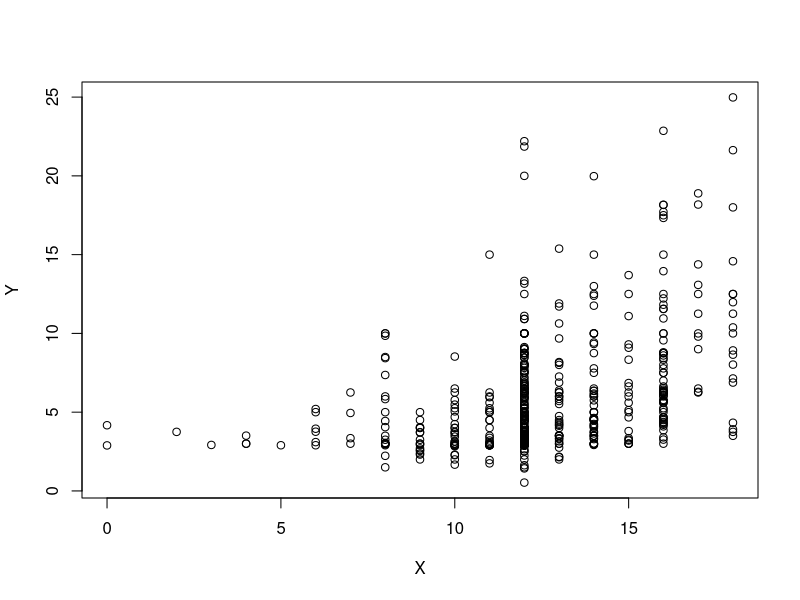
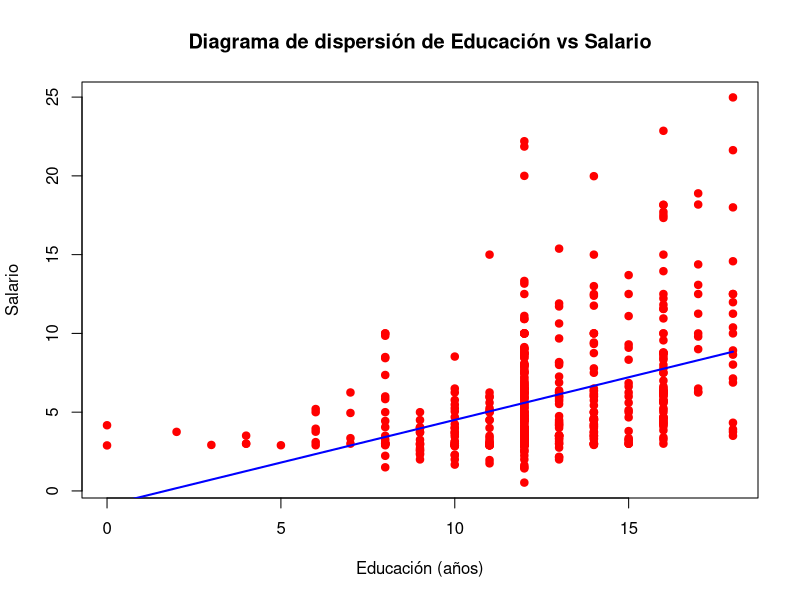

Generate these figures, in order, with R:
## ---- chunk 1
knitr::opts_chunk$set(echo = TRUE)
## ---- chunk 2
library(dplyr)
## ---- chunk 3
tabla_1<-read.csv("wage1.csv")
head(tabla_1)

n <- length(tabla_1$wage)
## ---- chunk 4
tabla_2<-select(tabla_1, wage, educ)
head(tabla_2)
media_W<-mean(tabla_2$wage)
media_W

## ---- chunk 5
media_educ<-mean(tabla_2$educ)
media_educ
## ---- chunk 6
max_valores<-sapply(tabla_1, max, na.rm= TRUE)
min_valores<-sapply(tabla_1, min, na.rm= TRUE)


resumen_estadísticas <- data.frame(Max = max_valores, Min = min_valores)
head(resumen_estadísticas)


## ---- chunk 7
tabla_2<-rename(tabla_2, Y=wage, X=educ)
tabla_3<-mutate(tabla_2, x.=(X-mean(X)), y.=(Y-mean(Y)))
tabla_3<-rename(tabla_3)
head(tabla_3)

B2<-sum((tabla_3$x.)*(tabla_3$y.))/sum((tabla_3$x.)^(2))
B2
B1<-mean(tabla_3$Y)-B2*mean(tabla_3$X)
B1

y_gorro<-B1+tabla_3$X*B2
head(y_gorro)

u<-tabla_3$Y-y_gorro

tabla_3<-mutate(tabla_3, y_gorro, u,u2=u^2)
head(tabla_3)

## ---- chunk 8
X_media<-mean(tabla_3$X)
## ---- chunk 9
Y_media<-mean(tabla_3$Y)
## ---- chunk 10
X2<-((tabla_3$X)^2)
sum(X2)
## ---- chunk 11
Y2<-(tabla_3$Y)^2
sum(Y2)
## ---- chunk 12
xy<-(tabla_3$x.)*(tabla_3$y.)
sum(xy)
## ---- chunk 13
x2<-(tabla_3$x.)^2
sum(x2)
## ---- chunk 14
XY<-(tabla_3$X)*(tabla_3$Y)
sum(XY)

XmasY<-tabla_3$X+tabla_3$Y
sum(XmasY)

sum(tabla_3$u2)
## ---- chunk 15
plot(Y~X, data=tabla_3)
## ---- chunk 16
tabla_4<-select(tabla_1, educ, wage)
tabla_4<-rename(tabla_4, edX=educ, waY=wage)


β2<-sum((tabla_4$edX-mean(tabla_4$edX))*(tabla_4$waY-mean(tabla_4$waY)))/sum((tabla_4$edX-mean(tabla_4$edX))^2)
β2

β1<-mean(tabla_4$waY)- β2*mean(tabla_4$edX)
β1


## ---- chunk 17
modelo <- lm(waY ~ edX, data = tabla_4)
resumen <- summary(modelo)
resumen

## ---- chunk 18
plot(tabla_4$edX, tabla_4$waY,
     xlab = "Educación (años)", 
     ylab = "Salario", 
     main = "Diagrama de dispersión de Educación vs Salario",
     pch=19, col="red")  


graficar_funcion <- function(β1, β2, X) {
  Y <- β1 + β2 * X
  
  lines(X, Y, type="l", col="blue", lwd=2)  
}


β1 <- -0.9048516
β2 <- 0.5413593

X <- tabla_4$edX

graficar_funcion(β1, β2, X)

## ---- chunk 19
y_go<-β1+tabla_4$edX*β2
head(y_go)

u<-tabla_4$waY-y_go
sum(u)
round(sum(u))

## ---- chunk 20
sum(tabla_4$edX*u)
round(sum(tabla_4$edX*u))

